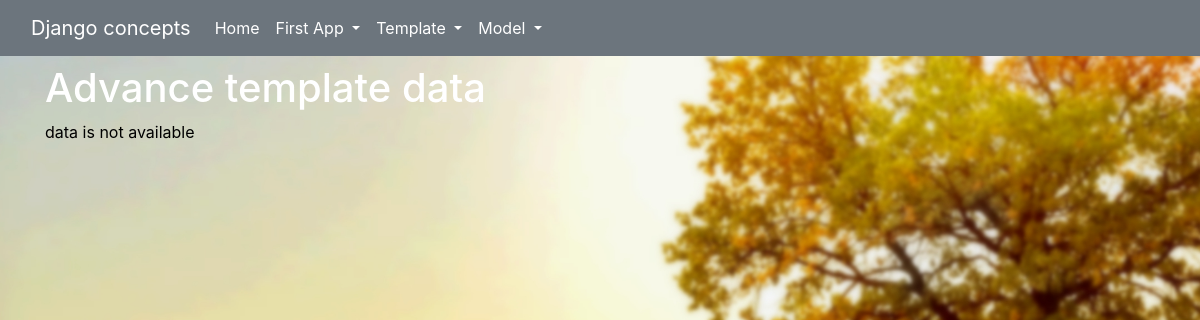
Before: /advtemplateapp/showcustomtemplate with the older database file.
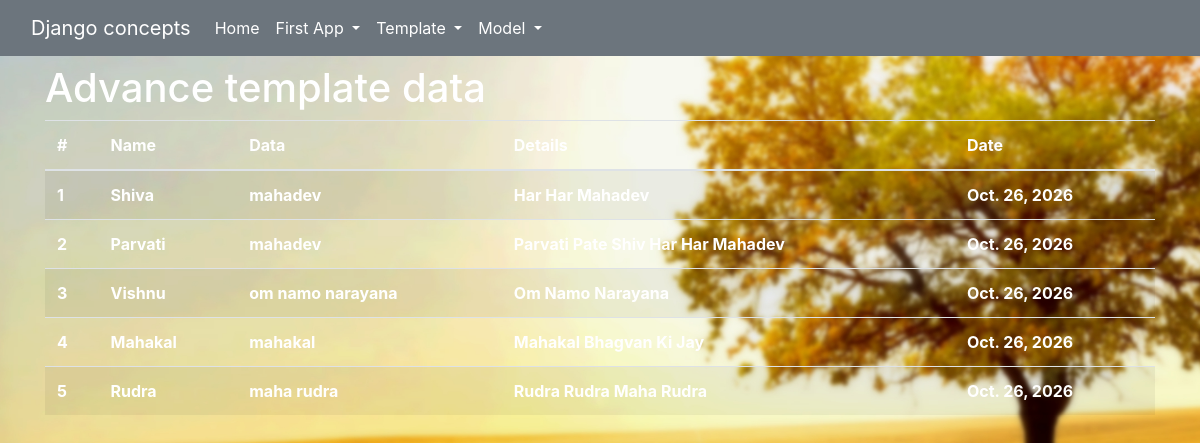
After: the same page with the newer database file.
### app_006_advance_template/models.py (models this page shows)
class userInfo(models.Model):
    name = models.CharField(max_length=100)
    data = models.CharField(max_length=200)
    details = models.TextField()
    date = models.DateField(default=datetime.datetime.now())

### app_006_advance_template/views.py (the view)
# urls.py: path('showcustomtemplate', show_custom_template, name="showcustomtemplate")
def show_custom_template(request):
    data = userInfo.objects.all()
    return render(request, 'app_006_advance_template/custom_temp.html', {'data': data})

### app_006_advance_template/templatetags/custom_filter.py (called while the page is built)
def fist_one_letter_upper(value):
    result = value[0].upper() + value[1:]
    return result

@register.filter(name='firstletterUpper')
def first_letter_capital_for_every_string(value):
    return value.title()

### templates/app_006_advance_template/custom_temp.html (shortened to what this page needs)
<!DOCTYPE html>
{% extends "base.html" %}
{%load custom_filter %}
{%load static%}
        {% block body%}
            <div style="top:10px;">
                <h1 style="color:white;">Advance template data</h1>
                {%if data%}
                    <table class="table table-striped" style="color:white;">
                        <thead>
                            <tr>
                                <th scope="col">#</th>
                                <th scope="col">Name</th>
                                <th scope="col">Data</th>
                                <th scope="col">Details</th>
                                <th scope="col">Date</th>
                            </tr>
                        </thead>
                        <tbody>
                            {% for value in data %}
                            <tr>
                                <th scope="row">{{forloop.counter}}</th>
                                <th scope="row">{{value.name | firstLettercapital}}</th>
                                <th scope="row">{{value.data}}</th>
                                <th scope="row">{{value.details | firstletterUpper}}</th>
                                <th scope="row">{{value.date}}</th>
                            </tr>
                            {% endfor %}
                        </tbody>
                    </table>
                {%else%}
                <p>data is not available
                {%endif%}
            </div>
        {% endblock body%}

Changed rows visible on the page:
added userInfo: name|firstLettercapital "Shiva", data "mahadev", details|firstletterUpper "Har Har Mahadev", date "Oct. 26, 2026"
added userInfo: name|firstLettercapital "Parvati", data "mahadev", details|firstletterUpper "Parvati Pate Shiv Har Har Mahadev", date "Oct. 26, 2026"
added userInfo: name|firstLettercapital "Vishnu", data "om namo narayana", details|firstletterUpper "Om Namo Narayana", date "Oct. 26, 2026"
added userInfo: name|firstLettercapital "Mahakal", data "mahakal", details|firstletterUpper "Mahakal Bhagvan Ki Jay", date "Oct. 26, 2026"
added userInfo: name|firstLettercapital "Rudra", data "maha rudra", details|firstletterUpper "Rudra Rudra Maha Rudra", date "Oct. 26, 2026"
Other visible differences:
text no longer shown: "data is not available"
text now shown: "# Name Data Details Date"
